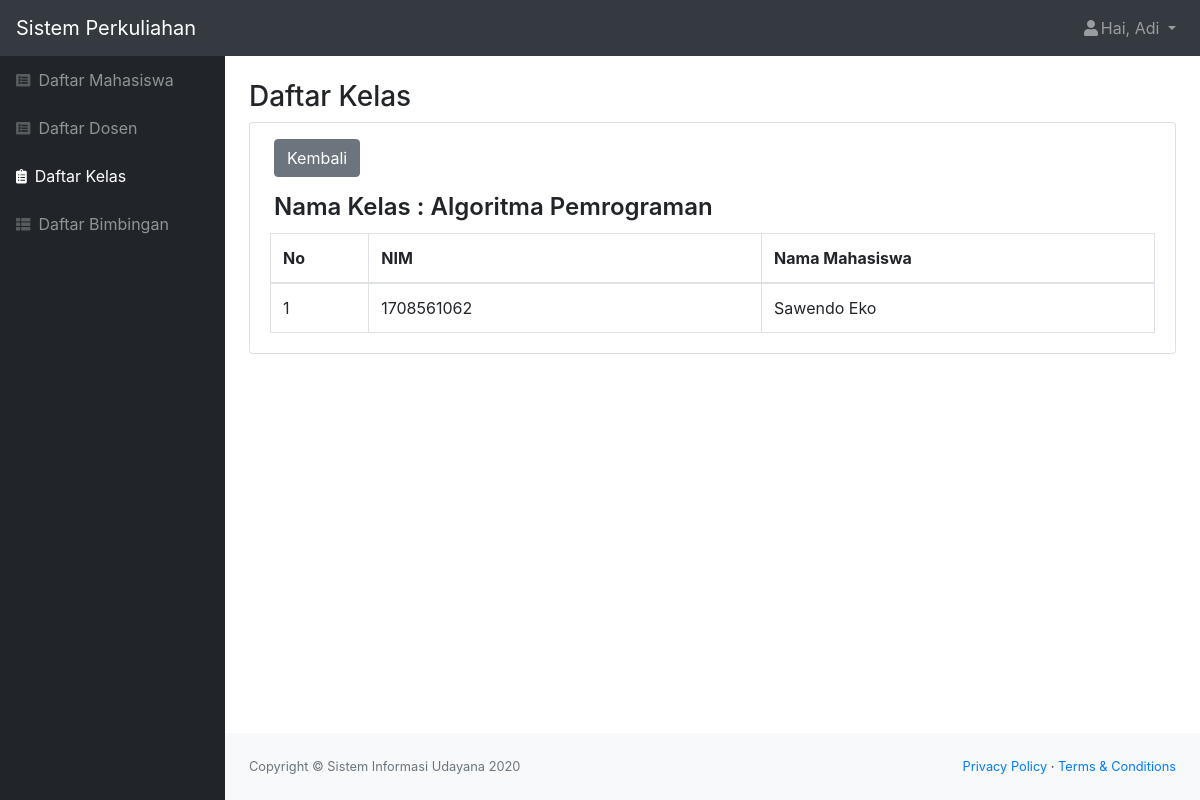
The page /kelas_lihat.php?id_kelas=1 (signed in) on the database its author committed.
### tables this page shows
CREATE TABLE `kelas` (
  `id_kelas` int(11) NOT NULL,
  `nama_kelas` varchar(100) NOT NULL,
  `jam_kuliah` varchar(20) NOT NULL,
  `kuota_kelas` int(11) NOT NULL,
  `id_dosen` int(11) NOT NULL,
  `status` varchar(20) NOT NULL
);

CREATE TABLE `join_kelas` (
  `id_join` int(11) NOT NULL,
  `id_mahasiswa` int(11) NOT NULL,
  `id_kelas` int(11) NOT NULL
);

CREATE TABLE `mahasiswa` (
  `id_mahasiswa` int(11) NOT NULL,
  `role` char(1) NOT NULL,
  `nim` char(10) NOT NULL,
  `nama` varchar(50) NOT NULL,
  `email` varchar(50) NOT NULL,
  `alamat` varchar(50) NOT NULL,
  `tanggal_lahir` date NOT NULL,
  `status` varchar(20) NOT NULL,
  `password` varchar(300) NOT NULL
);

### kelas_lihat.php (the view, shortened to what this page needs)
<?php
include "function.php";
$nama = $_SESSION['nama'];
$role = $_SESSION['id'];
$id_kelas = $_GET['id_kelas'];
$queryKelas = mysqli_query($koneksi, "SELECT * FROM join_kelas INNER JOIN kelas ON join_kelas.id_kelas=kelas.id_kelas INNER JOIN mahasiswa ON join_kelas.id_mahasiswa=mahasiswa.id_mahasiswa WHERE kelas.id_kelas = '$id_kelas'");
$kelas = mysqli_query($koneksi, "SELECT nama_kelas FROM kelas WHERE id_kelas = '$id_kelas'");
?>
<!DOCTYPE html>
<html lang="en">
    <head>
        <link href="css/styles.css" rel="stylesheet" />
        <link href="https://cdn.datatables.net/1.10.20/css/dataTables.bootstrap4.min.css" rel="stylesheet" />
    </head>
    <body class="sb-nav-fixed">
        <nav class="sb-topnav navbar navbar-expand navbar-dark bg-dark">
            <a class="navbar-brand" href="index.html">Sistem Perkuliahan</a>
            <ul class="navbar-nav ml-auto">
                <li class="nav-item dropdown">
                    <a class="nav-link dropdown-toggle" id="userDropdown" href="#" role="button" data-toggle="dropdown" aria-haspopup="true" aria-expanded="false"><i class="fas fa-user fa-fw"></i>Hai, <?= $nama; ?> </a>
                </li>
            </ul>
        </nav>
        <div id="layoutSidenav">
            <div id="layoutSidenav_nav">
                <nav class="sb-sidenav accordion sb-sidenav-dark" id="sidenavAccordion">
                    <div class="sb-sidenav-menu">
                        <div class="nav">
                            <a class="nav-link" href="mahasiswa.php"
                                ><div class="sb-nav-link-icon"><i class="fas fa-list-alt"></i></div>
                                Daftar Mahasiswa</a
                            >
                            <a class="nav-link" href="dosen.php"
                                ><div class="sb-nav-link-icon"><i class="fas fa-list-alt"></i></div>
                                Daftar Dosen</a
                            >
                            <a class="nav-link active" href="kelas.php"
                                ><div class="sb-nav-link-icon"><i class="fas fa-clipboard-list"></i></div>
                                Daftar Kelas</a
                            >
                            <a class="nav-link" href="bimbingan.php"
                                ><div class="sb-nav-link-icon"><i class="fas fa-th-list"></i></div>
                                Daftar Bimbingan</a
                            >
                        </div>
                    </div>
                </nav>
            </div>
            <div id="layoutSidenav_content">
                <main>
                    <div class="container-fluid">
                        <h3 class="mt-4">Daftar Kelas</h3>
                        <div class="card mb-4">
                        <?php if($role == "2" || $role == "1") { ?>
                            <div class="tambah mt-3 px-4">
                                <a href="kelas.php" class="btn btn-secondary">Kembali</a>
                            </div>
                        <?php } ?>
                        <?php $nama = mysqli_fetch_assoc($kelas); ?>
                            <div class="font mt-3 px-4 mb-0">
                                <h4 style="font-weight: 600;">Nama Kelas : <?= $nama['nama_kelas']; ?></h4>
                            </div>
                            <div class="card-body py-1">
                                <div class="table-responsive">
                                    <table class="table table-bordered" id="dataTable" width="100%" cellspacing="0">
                                        <thead>
                                            <tr>
                                                <th class="col-sm-1">No</th>
                                                <th class="col-sm-4">NIM</th>
                                                <th class="col-sm-4">Nama Mahasiswa</th>
                                            </tr>
                                        </thead>
                                        <?php $i=1; ?>
                                        <?php while($data = mysqli_fetch_assoc($queryKelas)) { ?>
                                            <tr>
                                                <td><?= $i; ?></td>
                                                <td><?= $data['nim']; ?></td>
                                                <td><?= $data['nama']; ?></td>
                                            </tr>
                                        <?php $i++; ?>
                                        <?php } ?>
                                    </table>
                                </div>
                            </div>
                        </div>
                </main>
                <footer class="py-4 bg-light mt-auto">
                    <div class="container-fluid">
                        <div class="d-flex align-items-center justify-content-between small">
                            <div class="text-muted">Copyright &copy; Sistem Informasi Udayana 2020</div>
                            <div>
                                <a href="#">Privacy Policy</a>
                                &middot;
                                <a href="#">Terms &amp; Conditions</a>
                            </div>
                        </div>
                    </div>
                </footer>
            </div>
        </div>
    </body>
</html>

### rows shown on the page
kelas: nama_kelas "Algoritma Pemrograman"
join_kelas: id_mahasiswa.nim "1708561062", id_mahasiswa.nama "Sawendo Eko"

### other values the page prints
$nama "Adi"
